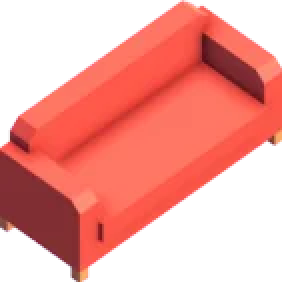
#> input picture thumbs/loungeSofa.webp, 141 x 141 px (shown 2 times larger)
$ python compose_before_after.py ../thumbs/loungeSofa.webp ../thumbs/loungeSofa.webp ../thumbs/loungeSofa.webp ../thumbs/loungeSofa.webp ../thumbs/loungeSofa.webp ../thumbs/loungeSofa.webp
#> lines starting #> are read from the running program, lines starting #| are printed output that depends on the picture
"""Side-by-side before/after: python3 tools/compose_before_after.py out.png "title" before.png after.png [label_before label_after]"""
import sys
from PIL import Image, ImageDraw, ImageFont
out, title, a, b = sys.argv[1:5]; la = sys.argv[5] if len(sys.argv) > 5 else 'AVANT'; lb = sys.argv[6] if len(sys.argv) > 6 else 'APRÈS'
A, B = Image.open(a).convert('RGB'), Image.open(b).convert('RGB')
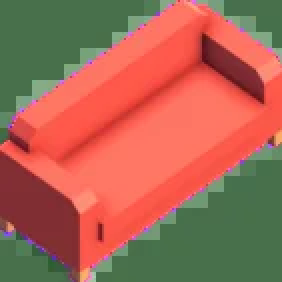
#> A: PIL image 141x141 RGB (shown 2 times larger); mean R, G, B 169.4, 102.1, 82.3
h = max(A.height, B.height); W = 1400; scale = (W / 2 - 30) / max(A.width, B.width)
#> after `h = max(A.height, B.height)`: h = 141
#> after `scale = (W / 2 - 30) / max(A.width, B.width)`: scale = 4.75
A = A.resize((int(A.width * scale), int(A.height * scale))); B = B.resize((int(B.width * scale), int(B.height * scale)))
H = max(A.height, B.height) + 110
#> H = 780
img = Image.new('RGB', (W, H), (250, 240, 246)); d = ImageDraw.Draw(img)
#> after `img = Image.new('RGB', (W, H), (250, 240, 246))`:
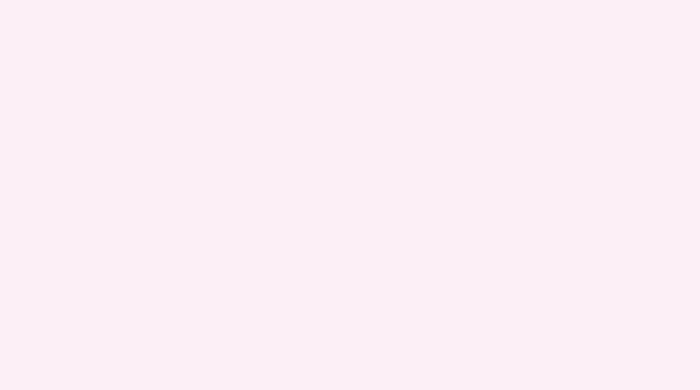
#> img: PIL image 1400x780 RGB (shown at 1/2 size); mean R, G, B 250, 240, 246
def font(sz):
#> called with sz = 26
    for f in ['/usr/share/fonts/truetype/dejavu/DejaVuSans-Bold.ttf', '/usr/share/fonts/truetype/liberation/LiberationSans-Bold.ttf']:
        try: return ImageFont.truetype(f, sz)
        except OSError: pass
    return ImageFont.load_default()
d.text((20, 14), title, fill=(42, 36, 64), font=font(26))
for i, (im, lab, col) in enumerate([(A, la, (179, 38, 30)), (B, lb, (20, 120, 70))]):
    x = 20 + i * (W // 2); img.paste(im, (x, 90)); d.rectangle([x, 56, x + 150, 84], fill=col); d.text((x + 10, 58), lab, fill=(255, 255, 255), font=font(20))
#> this loop made 2 passes
#> (lab, col, x) on passes 1 to 2: ('../thumbs/loungeSofa.webp', (179, 38, 30), 20), ('../thumbs/loungeSofa.webp', (20, 120, 70), 720)
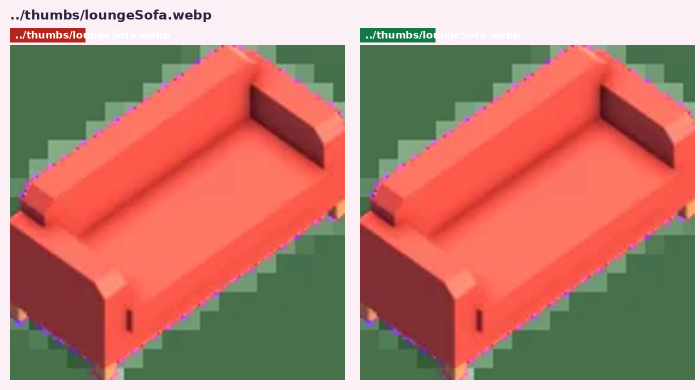
#> img: PIL image 1400x780 RGB (shown at 1/2 size); mean R, G, B 182.2, 125, 109.6
img.save(out); print(out, img.size)
#| ../thumbs/loungeSofa.webp (1400, 780)
